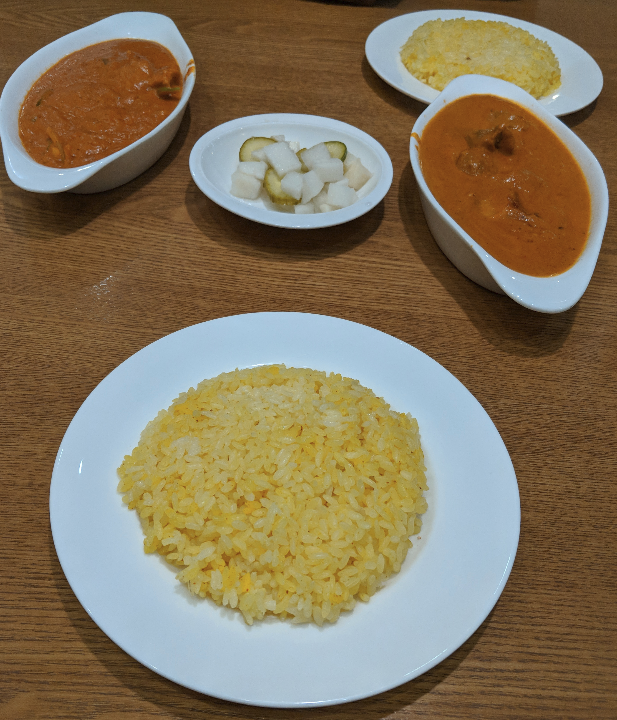
#> input picture kmeans/images/food.png, 617 x 720 px
$ python sk_kmeans.py
#> lines starting #> are read from the running program, lines starting #| are printed output that depends on the picture
from sklearn.cluster import KMeans
import matplotlib.pyplot as plt
import numpy as np
import cv2

image = cv2.imread('images/food.png')
#> image is the input picture: shape (720, 617, 3); mean B, G, R 93, 118.2, 132.6
image = cv2.cvtColor(image, cv2.COLOR_BGR2RGB)

# show image
plt.figure()
plt.axis("off")
plt.imshow(image)

x, y, z = image.shape
#> x = 720; y = 617; z = 3
image2D = image.reshape(x*y, z)

kmeans = KMeans(init='k-means++', n_clusters=5, n_init=20, max_iter=250).fit(image2D)

# plot histogram of all colors
labels = np.arange(0, len(np.unique(kmeans.labels_)) + 1)
#> labels = [0, 1, 2, 3, 4, 5]
(hist, _) = np.histogram(kmeans.labels_, bins = labels)
#> hist = [116251, 123202, 99690, 73519, 31578]
hist = hist.astype("float")
hist = hist/hist.sum()
#> hist = [0.262, 0.277, 0.224, 0.165, 0.0711]

hist_bar = np.zeros((100, 200, 3), dtype = "uint8")
index_1 = 0
for (percent, color) in zip(hist, kmeans.cluster_centers_):
	index_2 = index_1 + (percent * 200)
	cv2.rectangle(hist_bar, (int(index_1), 0), (int(index_2), 100), color.astype("uint8").tolist(), -1)
	index_1 = index_2
#> this loop made 5 passes
#> (percent, color, index_2, index_1) on passes 1 to 5: (0.262, [123, 84.32, 45.8], 52.34, 52.34), (0.277, [169.5, 191.9, 207.2], 107.8, 107.8), (0.224, [96.27, 66.78, 37.16], 152.7, 152.7), (0.165, [169.3, 153.5, 83.92], 185.8, 185.8), (0.0711, [54.43, 36.39, 18.38], 200, 200)
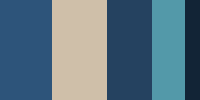
#> hist_bar: shape (100, 200, 3); mean of channels 0, 1, 2 131.7, 117.2, 92; drawn as B, G, R

plt.figure()
plt.axis("off")
plt.imshow(hist_bar)
plt.show()

$ run again, with kmeans/images/color_band.png copied over kmeans/images/food.png
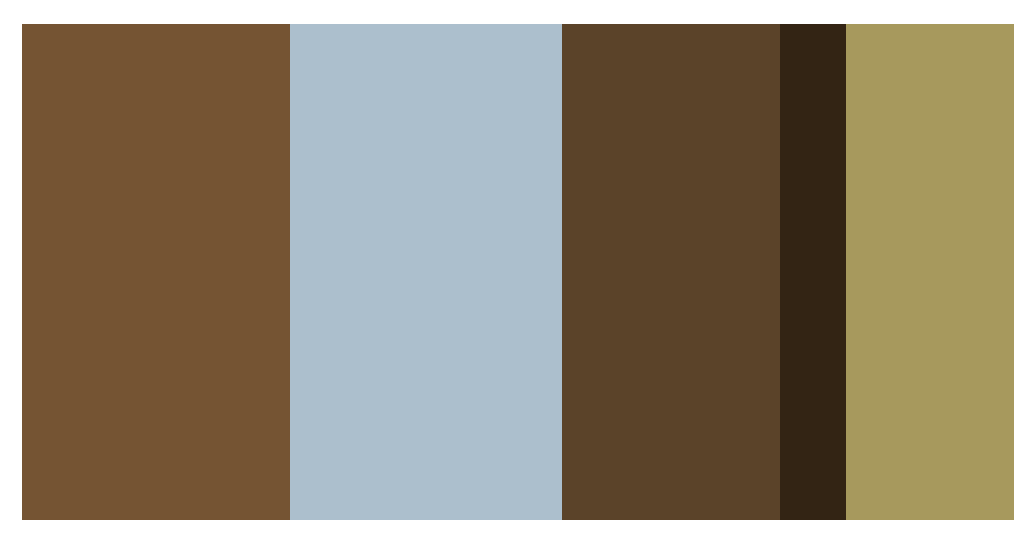
#> input picture kmeans/images/color_band.png, 1034 x 542 px
#> image is the input picture: shape (542, 1034, 3); mean B, G, R 115.5, 134.8, 145.6
#> labels = [0, 1, 2, 3, 4, 5]
#> `(hist, _) = np.histogram(kmeans.labels_, bins = labels)`: hist = [134912, 241056, 83328, 68396, 32736]
#> `hist = hist/hist.sum()`: hist = [0.241, 0.43, 0.149, 0.122, 0.0584]
#> the loop `for (percent, color) in zip(hist, kmeans.cluster_centers_):` made 5 passes
#> (percent, color, index_2, index_1) on passes 1 to 5: (0.241, [172, 191, 205], 48.15, 48.15), (0.43, [105.3, 76.37, 46.51], 134.2, 134.2), (0.149, [167, 153, 93], 163.9, 163.9), (0.122, [255, 255, 255], 188.3, 188.3), (0.0584, [51, 36, 20], 200, 200)
#> after the loop `for (percent, color) in zip(hist, kmeans.cluster_centers_):`:
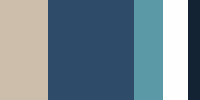
#> hist_bar: shape (100, 200, 3); mean of channels 0, 1, 2 145.4, 134.3, 115.4; drawn as B, G, R
